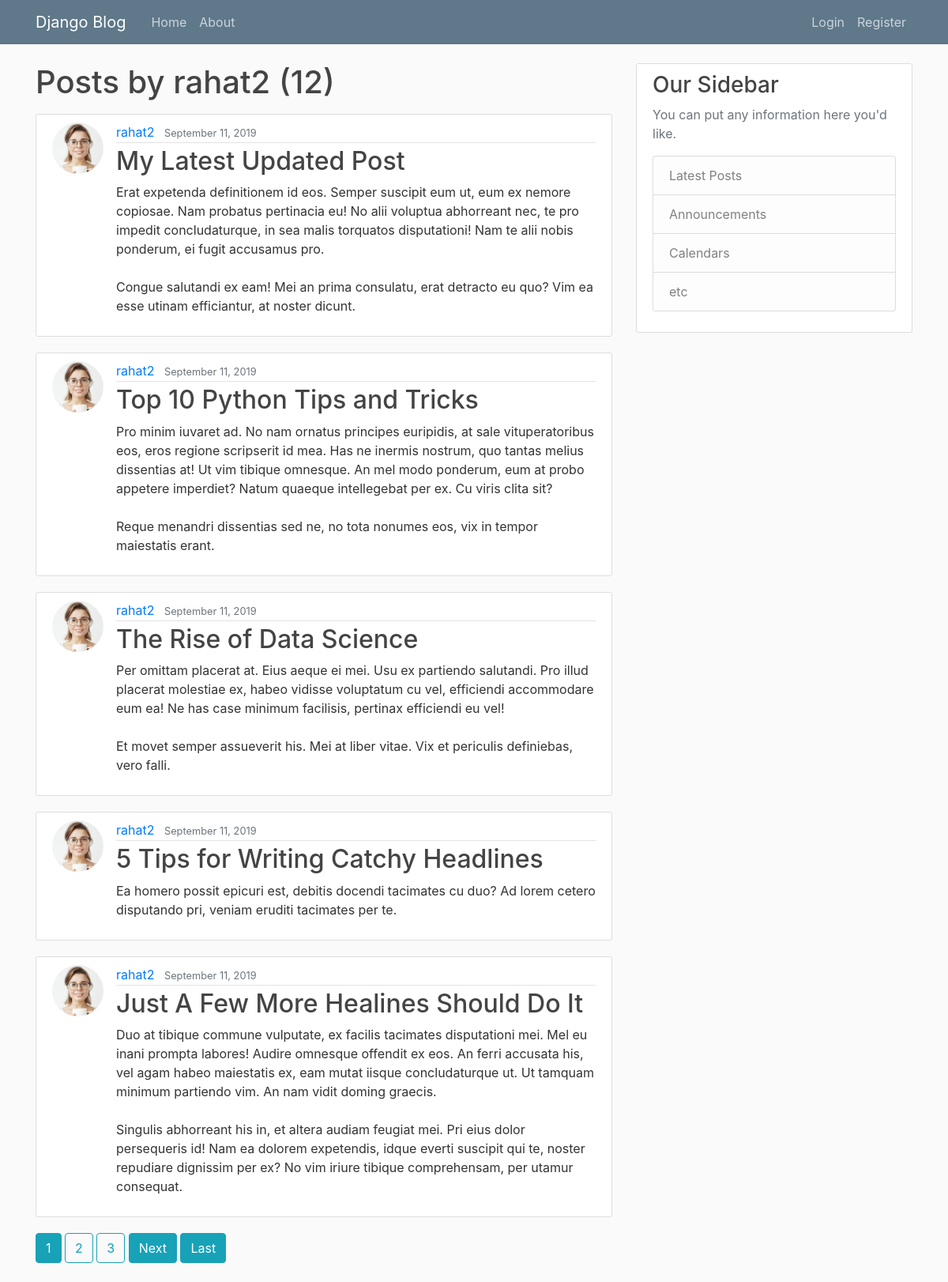
Page /user/rahat2 on the committed database.
### blog/models.py (models this page shows, shortened)
class Post(models.Model):
	title = models.CharField(max_length = 100)
	content = models.TextField()
	date_posted = models.DateTimeField(default=timezone.now)
	author = models.ForeignKey(User, on_delete=models.CASCADE)

### users/models.py (models this page shows, shortened)
class Profile(models.Model):
	user = models.OneToOneField(User, on_delete=models.CASCADE)
	image = models.ImageField(default='default.jpg', upload_to='profile_pics')

### blog/views.py (the view)
# urls.py: path('user/<str:username>', UserPostListView.as_view(), name='user-posts'),
class UserPostListView(ListView):
	model = Post
	template_name = 'blog/user_posts.html'
	context_object_name = 'posts'
	paginate_by = 5
	def get_queryset(self):
		user = get_object_or_404(User, username=self.kwargs.get('username'))
		return Post.objects.filter(author=user).order_by('-date_posted')

### blog/templates/blog/user_posts.html (shortened to what this page needs)
{% extends "blog/base.html" %}
{% block content %}
	<h1 class="mb-3">Posts by {{ view.kwargs.username }} ({{ page_obj.paginator.count }}) </h1>
	{% for post in posts %}
		<article class="media content-section">
			<img src="{{ post.author.profile.image.url }}" class="rounded-circle article-img">
		  <div class="media-body">
		    <div class="article-metadata">
		      <a class="mr-2" href='{% url "user-posts" post.author.username %}'>{{ post.author }}</a>
		      <small class="text-muted">{{ post.date_posted|date:"F d, Y" }}</small>
		    </div>
		    <h2><a class="article-title" href='{% url "post-detail" post.id %}'>{{ post.title }}</a></h2>
		    <p class="article-content">{{ post.content }}</p>
		  </div>
		</article>
	{% endfor %}
	{% if is_paginated %}
		{% for num in page_obj.paginator.page_range %}
			{% if page_obj.number == num %}
				<a class="btn btn-info mb-4" href="?page={{ num }}">{{ num }}</a>
			{% elif num > page_obj.number|add:'-3' and num < page_obj.number|add:'3' %}
				<a class="btn btn-outline-info mb-4" href="?page={{ num }}">{{ num }}</a>
			{% endif %}
		{% endfor %}
		{% if page_obj.has_next %}
			<a class="btn btn-info mb-4" href="?page={{ page_obj.next_page_number }}">Next</a>
			<a class="btn btn-info mb-4" href="?page={{ page_obj.paginator.num_pages }}">Last</a>
		{% endif %}
	{% endif %}
{% endblock content %}

### blog/static/blog/main.css (style rules this page uses)
body { background: #fafafa; color: #333333; margin-top: 5rem; }
h1, h2, h3, h4, h5, h6 { color: #444444; }
.content-section { background: #ffffff; padding: 10px 20px; border: 1px solid #dddddd; border-radius: 3px; margin-bottom: 20px; }
.article-title { color: #444444; }
.article-content { white-space: pre-line; }
.article-img { height: 65px; width: 65px; margin-right: 16px; }
.article-metadata { padding-bottom: 1px; margin-bottom: 4px; border-bottom: 1px solid #e3e3e3 }

### rows in the picture
Post: author.profile.image (picture), author "rahat2", date_posted "September 11, 2019", title "My Latest Updated Post", content "Erat expetenda definitionem id eos. Semper suscipit eum ut, eum ex nemore copiosae. Nam probatus pertinacia eu! No alii voluptua abhorreant nec, te pro impedit concludaturque, in sea malis torquatos disputationi! Nam te alii nobis ponderum, ei fugit accusamus pro. Congue salutandi ex eam! Mei an prima consulatu, erat detracto eu quo? Vim ea esse utinam efficiantur, at noster dicunt."
Post: author.profile.image (picture), author "rahat2", date_posted "September 11, 2019", title "Top 10 Python Tips and Tricks", content "Pro minim iuvaret ad. No nam ornatus principes euripidis, at sale vituperatoribus eos, eros regione scripserit id mea. Has ne inermis nostrum, quo tantas melius dissentias at! Ut vim tibique omnesque. An mel modo ponderum, eum at probo appetere imperdiet? Natum quaeque intellegebat per ex. Cu viris clita sit? Reque menandri dissentias sed ne, no tota nonumes eos, vix in tempor maiestatis erant."
Post: author.profile.image (picture), author "rahat2", date_posted "September 11, 2019", title "The Rise of Data Science", content "Per omittam placerat at. Eius aeque ei mei. Usu ex partiendo salutandi. Pro illud placerat molestiae ex, habeo vidisse voluptatum cu vel, efficiendi accommodare eum ea! Ne has case minimum facilisis, pertinax efficiendi eu vel! Et movet semper assueverit his. Mei at liber vitae. Vix et periculis definiebas, vero falli."
Post: author.profile.image (picture), author "rahat2", date_posted "September 11, 2019", title "5 Tips for Writing Catchy Headlines", content "Ea homero possit epicuri est, debitis docendi tacimates cu duo? Ad lorem cetero disputando pri, veniam eruditi tacimates per te."
Post: author.profile.image (picture), author "rahat2", date_posted "September 11, 2019", title "Just A Few More Healines Should Do It", content "Duo at tibique commune vulputate, ex facilis tacimates disputationi mei. Mel eu inani prompta labores! Audire omnesque offendit ex eos. An ferri accusata his, vel agam habeo maiestatis ex, eam mutat iisque concludaturque ut. Ut tamquam minimum partiendo vim. An nam vidit doming graecis. Singulis abhorreant his in, et altera audiam feugiat mei. Pri eius dolor persequeris id! Nam ea dolorem expetendis, idque everti suscipit qui te, noster repudiare dignissim per ex? No vim iriure tibique comprehensam, per utamur consequat."

### other values in the picture
{{ view.kwargs.username }} "rahat2"
{{ page_obj.paginator.count }} "12"
{{ num }} "1"
{{ num }} "2" "3"
